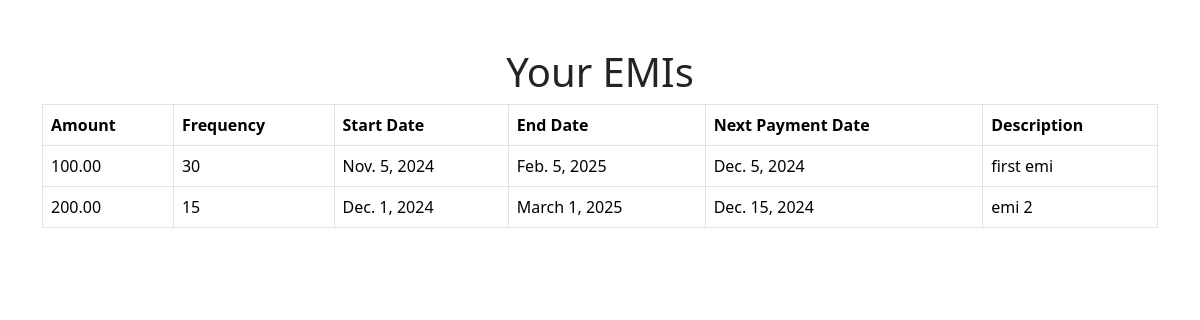
Screenshot of /emi-list/ (signed in) with the database file from the repository.
### budgets/models.py (models this page shows, shortened)
class EMI(models.Model):
    user = models.ForeignKey(User, on_delete=models.CASCADE, related_name='emis')
    amount = models.DecimalField(max_digits=10, decimal_places=2)
    start_date = models.DateField()
    end_date = models.DateField()
    frequency = models.CharField(max_length=20,default="Monthly")  # e.g., "Monthly"
    description = models.TextField(blank=True, null=True)
    next_payment_date = models.DateField(default=now)

### budgets/views.py (the view)
# urls.py: path("emi-list/", views.emi_list, name="emi_list"),
@login_required
def emi_list(request):
    emis = EMI.objects.filter(user=request.user)
    return render(request, 'budgets/emi_list.html', {'emis': emis})

### budgets/templates/budgets/emi_list.html (shortened to what this page needs)
<!DOCTYPE html>
<html>
<head>
    <link href="https://cdn.jsdelivr.net/npm/bootstrap@5.3.2/dist/css/bootstrap.min.css" rel="stylesheet">
</head>
<body>
    <div class="container mt-5">
        <h1 class="text-center">Your EMIs</h1>
        <table class="table table-bordered">
            <thead>
                <tr>
                    <th>Amount</th>
                    <th>Frequency</th>
                    <th>Start Date</th>
                    <th>End Date</th>
                    <th>Next Payment Date</th>
                    <th>Description</th>
                </tr>
            </thead>
            <tbody>
                {% for emi in emis %}
                <tr>
                    <td>{{ emi.amount }}</td>
                    <td>{{ emi.frequency }}</td>
                    <td>{{ emi.start_date }}</td>
                    <td>{{ emi.end_date }}</td>
                    <td>{{ emi.next_payment_date }}</td>
                    <td>{{ emi.description }}</td>
                </tr>
                {% endfor %}
            </tbody>
        </table>
    </div>
</body>
</html>

### rows the page displays
EMI: amount "100.00", frequency "30", start_date "Nov. 5, 2024", end_date "Feb. 5, 2025", next_payment_date "Dec. 5, 2024", description "first emi"
EMI: amount "200.00", frequency "15", start_date "Dec. 1, 2024", end_date "March 1, 2025", next_payment_date "Dec. 15, 2024", description "emi 2"
